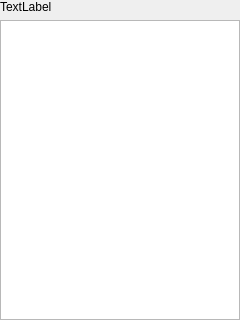
<?xml version="1.0" encoding="UTF-8"?>
<ui version="4.0">
 <class>ObjectView</class>
 <widget class="QWidget" name="ObjectView">
  <property name="geometry">
   <rect>
    <x>0</x>
    <y>0</y>
    <width>240</width>
    <height>320</height>
   </rect>
  </property>
  <property name="windowTitle">
   <string>Object</string>
  </property>
  <layout class="QVBoxLayout" name="verticalLayout">
   <property name="leftMargin">
    <number>0</number>
   </property>
   <property name="topMargin">
    <number>0</number>
   </property>
   <property name="rightMargin">
    <number>0</number>
   </property>
   <property name="bottomMargin">
    <number>0</number>
   </property>
   <item>
    <widget class="QLabel" name="label">
     <property name="text">
      <string>TextLabel</string>
     </property>
    </widget>
   </item>
   <item>
    <widget class="QTreeView" name="treeView"/>
   </item>
  </layout>
 </widget>
 <resources/>
 <connections/>
</ui>
